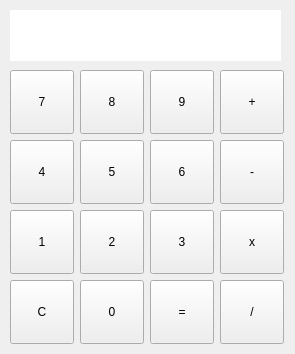
<?xml version="1.0" encoding="UTF-8"?>
<ui version="4.0">
 <class>MainWindow</class>
 <widget class="QMainWindow" name="MainWindow">
  <property name="geometry">
   <rect>
    <x>0</x>
    <y>0</y>
    <width>295</width>
    <height>354</height>
   </rect>
  </property>
  <property name="windowTitle">
   <string>MainWindow</string>
  </property>
  <widget class="QWidget" name="centralwidget">
   <widget class="QPushButton" name="pushButton_2">
    <property name="geometry">
     <rect>
      <x>80</x>
      <y>210</y>
      <width>64</width>
      <height>64</height>
     </rect>
    </property>
    <property name="text">
     <string>2</string>
    </property>
   </widget>
   <widget class="QPushButton" name="pushButton_3">
    <property name="geometry">
     <rect>
      <x>10</x>
      <y>210</y>
      <width>64</width>
      <height>64</height>
     </rect>
    </property>
    <property name="text">
     <string>1</string>
    </property>
   </widget>
   <widget class="QPushButton" name="pushButton_4">
    <property name="geometry">
     <rect>
      <x>150</x>
      <y>210</y>
      <width>64</width>
      <height>64</height>
     </rect>
    </property>
    <property name="text">
     <string>3</string>
    </property>
   </widget>
   <widget class="QPushButton" name="pushButton_5">
    <property name="geometry">
     <rect>
      <x>10</x>
      <y>140</y>
      <width>64</width>
      <height>64</height>
     </rect>
    </property>
    <property name="text">
     <string>4</string>
    </property>
   </widget>
   <widget class="QPushButton" name="pushButton_6">
    <property name="geometry">
     <rect>
      <x>80</x>
      <y>140</y>
      <width>64</width>
      <height>64</height>
     </rect>
    </property>
    <property name="text">
     <string>5</string>
    </property>
   </widget>
   <widget class="QPushButton" name="pushButton_7">
    <property name="geometry">
     <rect>
      <x>150</x>
      <y>140</y>
      <width>64</width>
      <height>64</height>
     </rect>
    </property>
    <property name="text">
     <string>6</string>
    </property>
   </widget>
   <widget class="QPushButton" name="pushButton_8">
    <property name="geometry">
     <rect>
      <x>10</x>
      <y>70</y>
      <width>64</width>
      <height>64</height>
     </rect>
    </property>
    <property name="text">
     <string>7</string>
    </property>
   </widget>
   <widget class="QPushButton" name="pushButton_9">
    <property name="geometry">
     <rect>
      <x>80</x>
      <y>70</y>
      <width>64</width>
      <height>64</height>
     </rect>
    </property>
    <property name="text">
     <string>8</string>
    </property>
   </widget>
   <widget class="QPushButton" name="pushButton_10">
    <property name="geometry">
     <rect>
      <x>150</x>
      <y>70</y>
      <width>64</width>
      <height>64</height>
     </rect>
    </property>
    <property name="text">
     <string>9</string>
    </property>
   </widget>
   <widget class="QPushButton" name="pushButton_11">
    <property name="geometry">
     <rect>
      <x>80</x>
      <y>280</y>
      <width>64</width>
      <height>64</height>
     </rect>
    </property>
    <property name="text">
     <string>0</string>
    </property>
   </widget>
   <widget class="QPushButton" name="pushButton_12">
    <property name="geometry">
     <rect>
      <x>150</x>
      <y>280</y>
      <width>64</width>
      <height>64</height>
     </rect>
    </property>
    <property name="text">
     <string>=</string>
    </property>
   </widget>
   <widget class="QPushButton" name="pushButton_13">
    <property name="geometry">
     <rect>
      <x>220</x>
      <y>70</y>
      <width>64</width>
      <height>64</height>
     </rect>
    </property>
    <property name="text">
     <string>+</string>
    </property>
   </widget>
   <widget class="QPushButton" name="pushButton_14">
    <property name="geometry">
     <rect>
      <x>220</x>
      <y>140</y>
      <width>64</width>
      <height>64</height>
     </rect>
    </property>
    <property name="text">
     <string>-</string>
    </property>
   </widget>
   <widget class="QPushButton" name="pushButton_15">
    <property name="geometry">
     <rect>
      <x>220</x>
      <y>210</y>
      <width>64</width>
      <height>64</height>
     </rect>
    </property>
    <property name="text">
     <string>x</string>
    </property>
   </widget>
   <widget class="QPushButton" name="pushButton_16">
    <property name="geometry">
     <rect>
      <x>220</x>
      <y>280</y>
      <width>64</width>
      <height>64</height>
     </rect>
    </property>
    <property name="text">
     <string>/</string>
    </property>
   </widget>
   <widget class="QPushButton" name="pushButton_17">
    <property name="geometry">
     <rect>
      <x>10</x>
      <y>280</y>
      <width>64</width>
      <height>64</height>
     </rect>
    </property>
    <property name="text">
     <string>C</string>
    </property>
   </widget>
   <widget class="QLabel" name="label">
    <property name="geometry">
     <rect>
      <x>10</x>
      <y>10</y>
      <width>271</width>
      <height>51</height>
     </rect>
    </property>
    <property name="styleSheet">
     <string notr="true">background: white; 
font-size: 20px;</string>
    </property>
    <property name="text">
     <string/>
    </property>
   </widget>
  </widget>
 </widget>
 <resources/>
 <connections/>
</ui>
